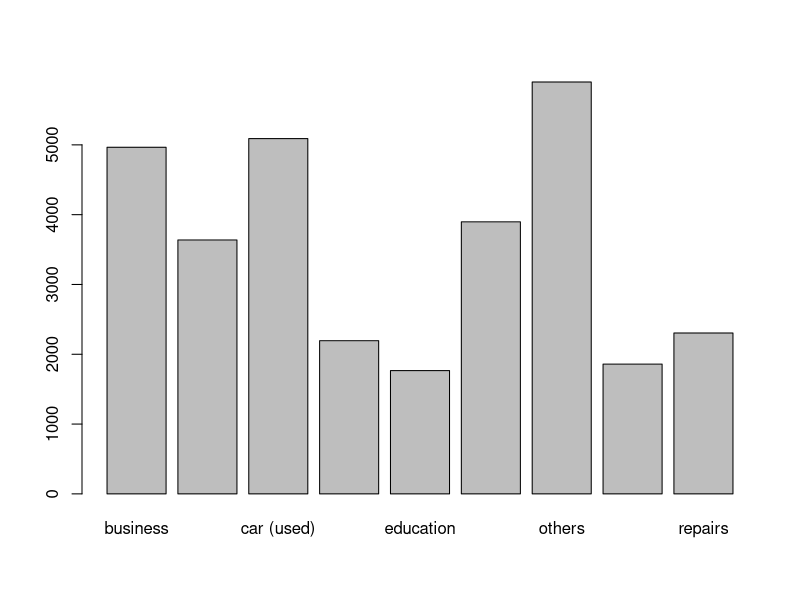

Source code (R):
## ---- chunk 1
library(dplyr)
library(readr)
## ---- chunk 2
data <- read_csv("data/german_data_clean.csv")
## ---- chunk 3
older_30_2 <- data %>%
  filter(age_years >= 30) %>%
  select(age_years, personal_status_sex, credit_amount) %>%
  arrange(age_years)

head(older_30_2)
## ---- chunk 4
selected_purposes <- c("car (new)", "radio/television", "furniture/equipment")

subset_1 <- data %>%
  select(age_years, duration_months, credit_amount, purpose, personal_status_sex, response) %>%
  filter(personal_status_sex == "male   : divorced/separated") %>%
  filter(age_years >= 18) %>%
  filter(purpose %in% selected_purposes) %>%
  arrange(desc(credit_amount))
## ---- chunk 5
# loans for cars
car_purposes <- c("car (new)", "car (used)")

subset_1 <- data %>%
  filter(age_years > 50) %>%
  filter(purpose %in% car_purposes) %>%
  filter(duration_months > 15) %>%
  arrange(desc(credit_amount)) %>% 
  select(credit_amount, age_years, purpose, duration_months) %>%
  rename(age = age_years)


subset_1


## ---- chunk 6
subset_1
## ---- chunk 7
subset_2 <- data %>%
  filter(age_years > 50) %>%
  select(purpose, credit_amount, duration_months) %>%
  group_by(purpose) %>%
  summarise(average_amount = mean(credit_amount),
            total_amount = sum(credit_amount),
            max_duration = max(duration_months))

subset_2
## ---- chunk 8
barplot(height = subset_2$average_amount, 
        names.arg=subset_2$purpose)
